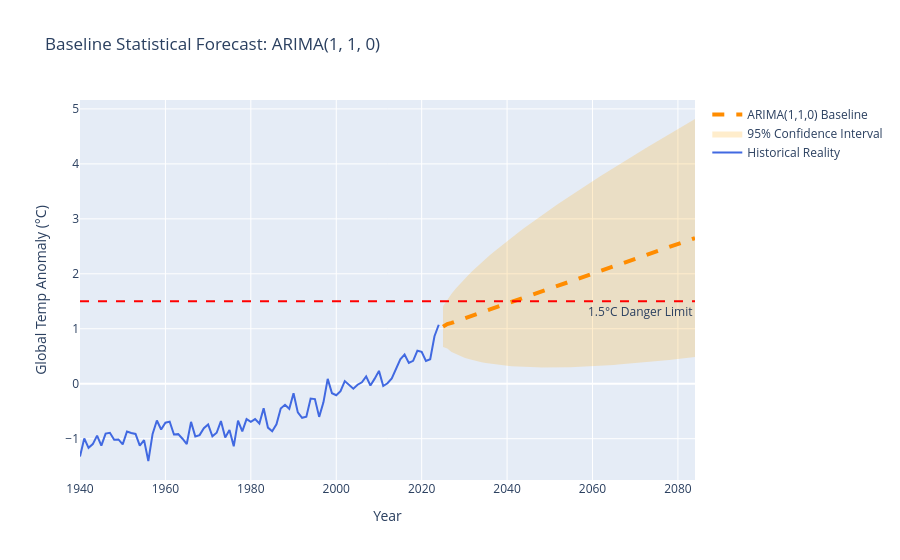
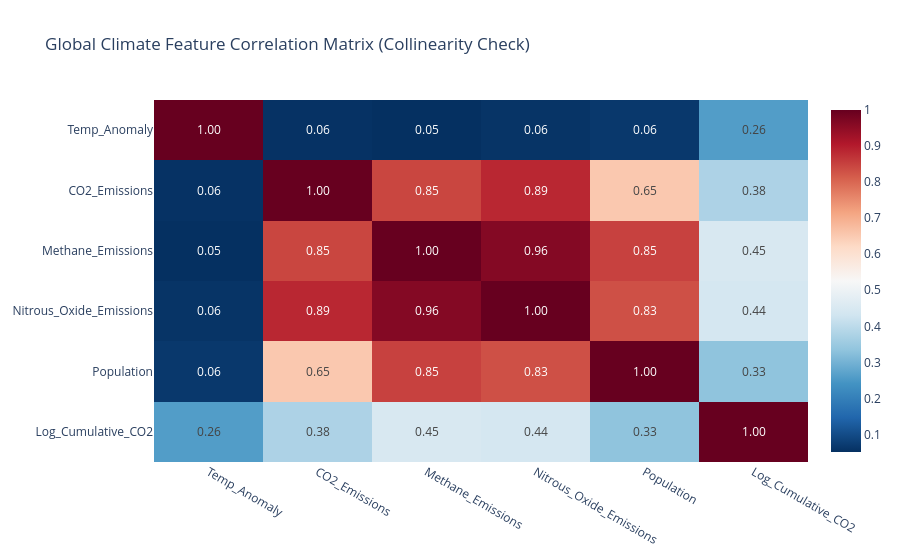
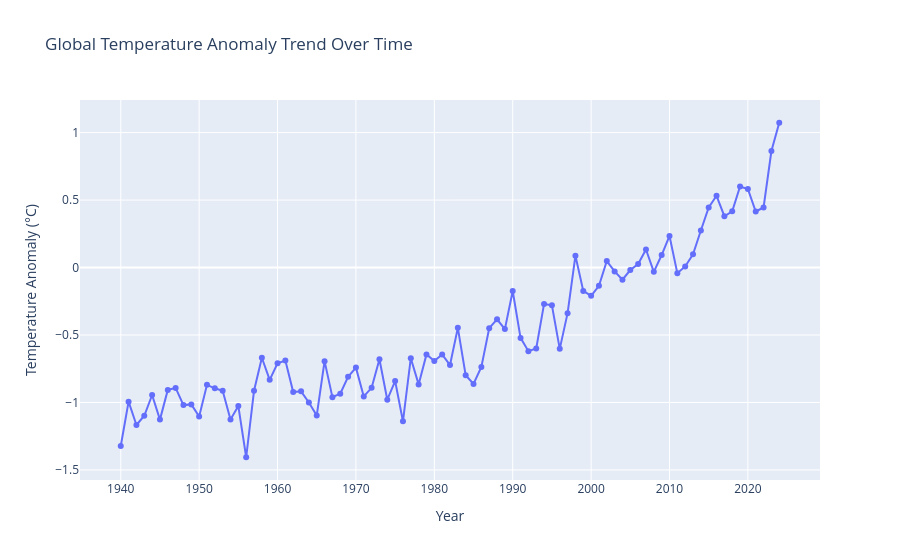
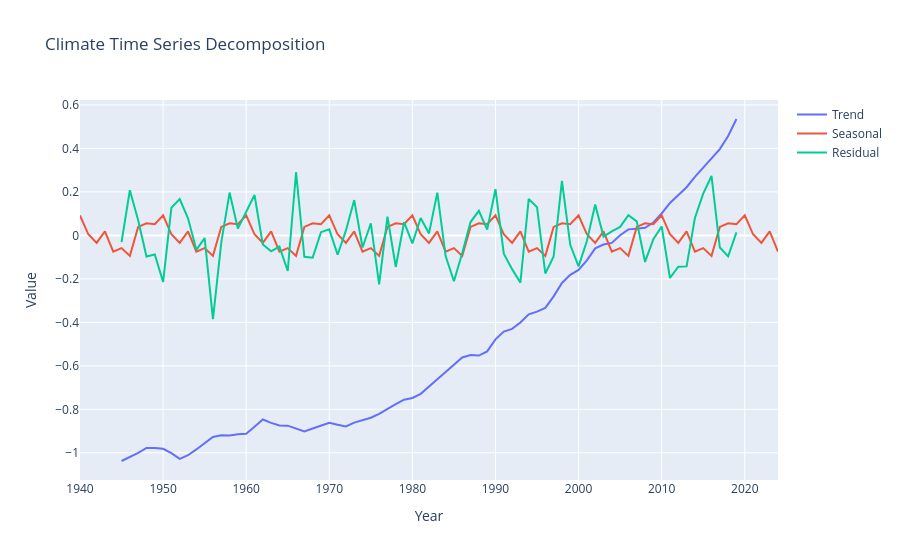

The cell these charts' notebook holds for them, in order:
### Code cell
#block5

warnings.filterwarnings('ignore')

print("📈 Generating ARIMA Statistical Baseline...")

# 1. Prepare the historical time-series data (Global average per year)
arima_df = df.groupby('Year')['Temp_Anomaly'].mean().reset_index()
arima_df = arima_df.sort_values('Year')
series = arima_df.set_index('Year')['Temp_Anomaly']

# 2. Fit the ARIMA(1, 1, 0) Model
print("⚡ Fitting ARIMA(1, 1, 0) Model...")
# 🚀 FIX: Add trend='t' to force the model to respect the upward drift!
model = ARIMA(series, order=(1, 1, 0), trend='t')
model_fit = model.fit()

# 3. Forecast into the future (e.g., next 60 years)
last_year = int(arima_df['Year'].max())
forecast_years = 60 
forecast = model_fit.get_forecast(steps=forecast_years)
forecast_mean = forecast.predicted_mean
conf_int = forecast.conf_int(alpha=0.05) # 95% CI

future_years = list(range(last_year + 1, last_year + forecast_years + 1))

# 4. Plot the result using Plotly (matching our app's UI)
fig_arima = go.Figure()

# Historical Data
fig_arima.add_trace(go.Scatter(
    x=arima_df['Year'], y=arima_df['Temp_Anomaly'],
    mode='lines', name='Historical Reality', line=dict(color='royalblue', width=2)
))

# Uncertainty Cone (Upper Bound - Invisible)
fig_arima.add_trace(go.Scatter(
    x=future_years, y=conf_int.iloc[:, 1],
    mode='lines', line=dict(width=0), showlegend=False, hoverinfo='skip'
))

# Uncertainty Cone (Lower Bound - Filled)
fig_arima.add_trace(go.Scatter(
    x=future_years, y=conf_int.iloc[:, 0],
    mode='lines', fill='tonexty', fillcolor='rgba(255, 165, 0, 0.2)',
    line=dict(width=0), name='95% Confidence Interval'
))

# ARIMA Forecast
fig_arima.add_trace(go.Scatter(
    x=future_years, y=forecast_mean,
    mode='lines', name='ARIMA(1,1,0) Baseline', line=dict(color='darkorange', width=4, dash='dash')
))

# Danger Limit
fig_arima.add_hline(
    y=1.5, line_dash="dash", line_color="red", 
    annotation_text="1.5°C Danger Limit", annotation_position="bottom right"
)

fig_arima.update_layout(
    title="Baseline Statistical Forecast: ARIMA(1, 1, 0)",
    xaxis_title="Year",
    yaxis_title="Global Temp Anomaly (°C)",
    hovermode="x unified"
)

fig_arima.show()
print("✅ Block 5 Complete: ARIMA Diagram generated.")

print("🔍 Generating Feature Correlation Heatmap...")

# Select our core scientific features
corr_features = [
    'Temp_Anomaly', 'CO2_Emissions', 'Methane_Emissions', 
    'Nitrous_Oxide_Emissions', 'Population', 'Log_Cumulative_CO2'
]

# Calculate the Pearson correlation matrix
corr_matrix = df[corr_features].corr()

# Plot the heatmap using Plotly
fig_corr = px.imshow(
    corr_matrix, 
    text_auto='.2f', # Show the exact correlation numbers on the squares
    aspect="auto", 
    color_continuous_scale='RdBu_r', # Red for positive correlation, Blue for negative
    title="Global Climate Feature Correlation Matrix (Collinearity Check)"
)

fig_corr.show()
print("✅ Correlation Heatmap generated.")


# ---------------------------------------------------------
# 1. LINE PLOT — GLOBAL TEMPERATURE TREND
# ---------------------------------------------------------

line_df = df.groupby('Year')['Temp_Anomaly'].mean().reset_index()

fig_line = px.line(
line_df,
x='Year',
y='Temp_Anomaly',
title='Global Temperature Anomaly Trend Over Time',
markers=True
)

fig_line.update_layout(
xaxis_title='Year',
yaxis_title='Temperature Anomaly (°C)',
hovermode='x unified'
)

fig_line.show()

print("✅ Line Plot generated.")


# =========================================================
# 2. TIME SERIES DECOMPOSITION PLOT
# =========================================================

from statsmodels.tsa.seasonal import seasonal_decompose

print("📉 Generating Time Series Decomposition Plot...")

# Prepare yearly global temperature anomaly series

decomp_df = df.groupby('Year')['Temp_Anomaly'].mean().reset_index()
decomp_df = decomp_df.sort_values('Year')

series = decomp_df.set_index('Year')['Temp_Anomaly']

# Perform decomposition

decomposition = seasonal_decompose(
series,
model='additive',
period=10 # approximate long-term climate cycle
)

# Create Plotly figure

fig_decomp = go.Figure()

# Trend

fig_decomp.add_trace(go.Scatter(
x=series.index,
y=decomposition.trend,
mode='lines',
name='Trend'
))

# Seasonal

fig_decomp.add_trace(go.Scatter(
x=series.index,
y=decomposition.seasonal,
mode='lines',
name='Seasonal'
))

# Residual

fig_decomp.add_trace(go.Scatter(
x=series.index,
y=decomposition.resid,
mode='lines',
name='Residual'
))

fig_decomp.update_layout(
title='Climate Time Series Decomposition',
xaxis_title='Year',
yaxis_title='Value',
hovermode='x unified'
)

fig_decomp.show()

print("✅ Decomposition Plot generated.")

### Figure 1 — Plotly figure (JSON) as saved in the notebook; plotly's stock layout.template omitted (floating-point values rounded to 4 significant figures)
{"data": [{"line": {"color": "royalblue", "width": 2}, "mode": "lines", "name": "Historical Reality", "type": "scatter", "x": [1940, 1941, 1942, 1943, 1944, 1945, 1946, 1947, 1948, 1949, 1950, 1951, 1952, 1953, 1954, 1955, 1956, 1957, 1958, 1959, 1960, 1961, 1962, 1963, 1964, 1965, 1966, 1967, 1968, 1969, 1970, 1971, 1972, 1973, 1974, 1975, 1976, 1977, 1978, 1979, 1980, 1981, 1982, 1983, 1984, 1985, 1986, 1987, 1988, 1989, 1990, 1991, 1992, 1993, 1994, 1995, 1996, 1997, 1998, 1999, 2000, 2001, 2002, 2003, 2004, 2005, 2006, 2007, 2008, 2009, 2010, 2011, 2012, 2013, 2014, 2015, 2016, 2017, 2018, 2019, 2020, 2021, 2022, 2023, 2024], "y": [-1.322, -0.9941, -1.167, -1.098, -0.9445, -1.127, -0.907, -0.8918, -1.02, -1.014, -1.104, -0.8693, -0.8951, -0.9138, -1.125, -1.026, -1.406, -0.9133, -0.6682, -0.8323, -0.7096, -0.6891, -0.9229, -0.9173, -1.001, -1.097, -0.6936, -0.9609, -0.9351, -0.8093, -0.7417, -0.955, -0.8917, -0.6799, -0.9797, -0.8412, -1.14, -0.6716, -0.8661, -0.6435, -0.6925, -0.6438, -0.7227, -0.4469, -0.7981, -0.8629, -0.737, -0.4496, -0.3839, -0.4561, -0.1737, -0.5213, -0.6195, -0.5998, -0.2695, -0.2796, -0.6027, -0.3382, 0.08785, -0.1733, -0.2097, -0.135, 0.04804, -0.02873, -0.09032, -0.0185, 0.02624, 0.1339, -0.03176, 0.09278, 0.234, -0.04171, 0.008136, 0.09758, 0.2748, 0.4457, 0.5315, 0.3802, 0.4164, 0.6004, 0.5821, 0.4152, 0.4449, 0.8636, 1.073]}, {"hoverinfo": "skip", "line": {"width": 0}, "mode": "lines", "showlegend": false, "type": "scatter", "x": [2025, 2026, 2027, 2028, 2029, 2030, 2031, 2032, 2033, 2034, 2035, 2036, 2037, 2038, 2039, 2040, 2041, 2042, 2043, 2044, 2045, 2046, 2047, 2048, 2049, 2050, 2051, 2052, 2053, 2054, 2055, 2056, 2057, 2058, 2059, 2060, 2061, 2062, 2063, 2064, 2065, 2066, 2067, 2068, 2069, 2070, 2071, 2072, 2073, 2074, 2075, 2076, 2077, 2078, 2079, 2080, 2081, 2082, 2083, 2084], "y": [1.41, 1.532, 1.638, 1.734, 1.822, 1.906, 1.985, 2.061, 2.134, 2.205, 2.273, 2.34, 2.406, 2.47, 2.533, 2.594, 2.655, 2.715, 2.774, 2.832, 2.889, 2.946, 3.002, 3.057, 3.112, 3.166, 3.22, 3.273, 3.326, 3.378, 3.43, 3.482, 3.533, 3.584, 3.635, 3.685, 3.735, 3.784, 3.834, 3.883, 3.931, 3.98, 4.028, 4.076, 4.124, 4.171, 4.219, 4.266, 4.313, 4.359, 4.406, 4.452, 4.498, 4.544, 4.59, 4.636, 4.681, 4.727, 4.772, 4.817]}, {"fill": "tonexty", "fillcolor": "rgba(255, 165, 0, 0.2)", "line": {"width": 0}, "mode": "lines", "name": "95% Confidence Interval", "type": "scatter", "x": [2025, 2026, 2027, 2028, 2029, 2030, 2031, 2032, 2033, 2034, 2035, 2036, 2037, 2038, 2039, 2040, 2041, 2042, 2043, 2044, 2045, 2046, 2047, 2048, 2049, 2050, 2051, 2052, 2053, 2054, 2055, 2056, 2057, 2058, 2059, 2060, 2061, 2062, 2063, 2064, 2065, 2066, 2067, 2068, 2069, 2070, 2071, 2072, 2073, 2074, 2075, 2076, 2077, 2078, 2079, 2080, 2081, 2082, 2083, 2084], "y": [0.6677, 0.6406, 0.5756, 0.5381, 0.5024, 0.4737, 0.4485, 0.4268, 0.4078, 0.3912, 0.3765, 0.3637, 0.3524, 0.3424, 0.3337, 0.3262, 0.3196, 0.314, 0.3093, 0.3054, 0.3022, 0.2997, 0.2978, 0.2966, 0.2959, 0.2958, 0.2961, 0.297, 0.2983, 0.3, 0.3022, 0.3047, 0.3076, 0.3109, 0.3145, 0.3184, 0.3226, 0.3272, 0.332, 0.3371, 0.3425, 0.3482, 0.3541, 0.3602, 0.3666, 0.3731, 0.38, 0.387, 0.3942, 0.4016, 0.4092, 0.4171, 0.425, 0.4332, 0.4415, 0.4501, 0.4587, 0.4675, 0.4765, 0.4857]}, {"line": {"color": "darkorange", "dash": "dash", "width": 4}, "mode": "lines", "name": "ARIMA(1,1,0) Baseline", "type": "scatter", "x": [2025, 2026, 2027, 2028, 2029, 2030, 2031, 2032, 2033, 2034, 2035, 2036, 2037, 2038, 2039, 2040, 2041, 2042, 2043, 2044, 2045, 2046, 2047, 2048, 2049, 2050, 2051, 2052, 2053, 2054, 2055, 2056, 2057, 2058, 2059, 2060, 2061, 2062, 2063, 2064, 2065, 2066, 2067, 2068, 2069, 2070, 2071, 2072, 2073, 2074, 2075, 2076, 2077, 2078, 2079, 2080, 2081, 2082, 2083, 2084], "y": [1.039, 1.086, 1.107, 1.136, 1.162, 1.19, 1.217, 1.244, 1.271, 1.298, 1.325, 1.352, 1.379, 1.406, 1.433, 1.46, 1.487, 1.514, 1.541, 1.569, 1.596, 1.623, 1.65, 1.677, 1.704, 1.731, 1.758, 1.785, 1.812, 1.839, 1.866, 1.893, 1.92, 1.947, 1.975, 2.002, 2.029, 2.056, 2.083, 2.11, 2.137, 2.164, 2.191, 2.218, 2.245, 2.272, 2.299, 2.326, 2.353, 2.381, 2.408, 2.435, 2.462, 2.489, 2.516, 2.543, 2.57, 2.597, 2.624, 2.651]}], "layout": {"annotations": [{"showarrow": false, "text": "1.5°C Danger Limit", "x": 1, "xanchor": "right", "xref": "x domain", "y": 1.5, "yanchor": "top", "yref": "y"}], "hovermode": "x unified", "shapes": [{"line": {"color": "red", "dash": "dash"}, "type": "line", "x0": 0, "x1": 1, "xref": "x domain", "y0": 1.5, "y1": 1.5, "yref": "y"}], "title": {"text": "Baseline Statistical Forecast: ARIMA(1, 1, 0)"}, "xaxis": {"title": {"text": "Year"}}, "yaxis": {"title": {"text": "Global Temp Anomaly (°C)"}}}}

### Figure 2 — Plotly figure (JSON) as saved in the notebook; plotly's stock layout.template omitted (floating-point values rounded to 4 significant figures)
{"data": [{"coloraxis": "coloraxis", "hovertemplate": "x: %{x}<br>y: %{y}<br>color: %{z}<extra></extra>", "name": "0", "texttemplate": "%{z:.2f}", "type": "heatmap", "x": ["Temp_Anomaly", "CO2_Emissions", "Methane_Emissions", "Nitrous_Oxide_Emissions", "Population", "Log_Cumulative_CO2"], "xaxis": "x", "y": ["Temp_Anomaly", "CO2_Emissions", "Methane_Emissions", "Nitrous_Oxide_Emissions", "Population", "Log_Cumulative_CO2"], "yaxis": "y", "z": [[1.0, 0.05515, 0.05131, 0.05787, 0.0648, 0.2592], [0.05515, 1.0, 0.8452, 0.8859, 0.6531, 0.3759], [0.05131, 0.8452, 1.0, 0.9639, 0.8507, 0.4488], [0.05787, 0.8859, 0.9639, 1.0, 0.8309, 0.4411], [0.0648, 0.6531, 0.8507, 0.8309, 1.0, 0.3341], [0.2592, 0.3759, 0.4488, 0.4411, 0.3341, 1.0]]}], "layout": {"coloraxis": {"colorscale": [[0, "rgb(5,48,97)"], [0.1, "rgb(33,102,172)"], [0.2, "rgb(67,147,195)"], [0.3, "rgb(146,197,222)"], [0.4, "rgb(209,229,240)"], [0.5, "rgb(247,247,247)"], [0.6, "rgb(253,219,199)"], [0.7, "rgb(244,165,130)"], [0.8, "rgb(214,96,77)"], [0.9, "rgb(178,24,43)"], [1, "rgb(103,0,31)"]]}, "title": {"text": "Global Climate Feature Correlation Matrix (Collinearity Check)"}, "xaxis": {"anchor": "y", "domain": [0, 1]}, "yaxis": {"anchor": "x", "autorange": "reversed", "domain": [0, 1]}}}

### Figure 3 — Plotly figure (JSON) as saved in the notebook; plotly's stock layout.template omitted (floating-point values rounded to 4 significant figures)
{"data": [{"hovertemplate": "Year=%{x}<br>Temp_Anomaly=%{y}<extra></extra>", "legendgroup": "", "line": {"color": "#636efa", "dash": "solid"}, "marker": {"symbol": "circle"}, "mode": "lines+markers", "name": "", "orientation": "v", "showlegend": false, "type": "scatter", "x": [1940, 1941, 1942, 1943, 1944, 1945, 1946, 1947, 1948, 1949, 1950, 1951, 1952, 1953, 1954, 1955, 1956, 1957, 1958, 1959, 1960, 1961, 1962, 1963, 1964, 1965, 1966, 1967, 1968, 1969, 1970, 1971, 1972, 1973, 1974, 1975, 1976, 1977, 1978, 1979, 1980, 1981, 1982, 1983, 1984, 1985, 1986, 1987, 1988, 1989, 1990, 1991, 1992, 1993, 1994, 1995, 1996, 1997, 1998, 1999, 2000, 2001, 2002, 2003, 2004, 2005, 2006, 2007, 2008, 2009, 2010, 2011, 2012, 2013, 2014, 2015, 2016, 2017, 2018, 2019, 2020, 2021, 2022, 2023, 2024], "xaxis": "x", "y": [-1.322, -0.9941, -1.167, -1.098, -0.9445, -1.127, -0.907, -0.8918, -1.02, -1.014, -1.104, -0.8693, -0.8951, -0.9138, -1.125, -1.026, -1.406, -0.9133, -0.6682, -0.8323, -0.7096, -0.6891, -0.9229, -0.9173, -1.001, -1.097, -0.6936, -0.9609, -0.9351, -0.8093, -0.7417, -0.955, -0.8917, -0.6799, -0.9797, -0.8412, -1.14, -0.6716, -0.8661, -0.6435, -0.6925, -0.6438, -0.7227, -0.4469, -0.7981, -0.8629, -0.737, -0.4496, -0.3839, -0.4561, -0.1737, -0.5213, -0.6195, -0.5998, -0.2695, -0.2796, -0.6027, -0.3382, 0.08785, -0.1733, -0.2097, -0.135, 0.04804, -0.02873, -0.09032, -0.0185, 0.02624, 0.1339, -0.03176, 0.09278, 0.234, -0.04171, 0.008136, 0.09758, 0.2748, 0.4457, 0.5315, 0.3802, 0.4164, 0.6004, 0.5821, 0.4152, 0.4449, 0.8636, 1.073], "yaxis": "y"}], "layout": {"hovermode": "x unified", "legend": {"tracegroupgap": 0}, "title": {"text": "Global Temperature Anomaly Trend Over Time"}, "xaxis": {"anchor": "y", "domain": [0, 1], "title": {"text": "Year"}}, "yaxis": {"anchor": "x", "domain": [0, 1], "title": {"text": "Temperature Anomaly (°C)"}}}}

### Figure 4 — Plotly figure (JSON) as saved in the notebook; plotly's stock layout.template omitted (floating-point values rounded to 4 significant figures)
{"data": [{"mode": "lines", "name": "Trend", "type": "scatter", "x": [1940, 1941, 1942, 1943, 1944, 1945, 1946, 1947, 1948, 1949, 1950, 1951, 1952, 1953, 1954, 1955, 1956, 1957, 1958, 1959, 1960, 1961, 1962, 1963, 1964, 1965, 1966, 1967, 1968, 1969, 1970, 1971, 1972, 1973, 1974, 1975, 1976, 1977, 1978, 1979, 1980, 1981, 1982, 1983, 1984, 1985, 1986, 1987, 1988, 1989, 1990, 1991, 1992, 1993, 1994, 1995, 1996, 1997, 1998, 1999, 2000, 2001, 2002, 2003, 2004, 2005, 2006, 2007, 2008, 2009, 2010, 2011, 2012, 2013, 2014, 2015, 2016, 2017, 2018, 2019, 2020, 2021, 2022, 2023, 2024], "y": [NaN, NaN, NaN, NaN, NaN, -1.038, -1.021, -1.001, -0.9779, -0.9777, -0.9817, -1.002, -1.028, -1.011, -0.9845, -0.9557, -0.9269, -0.9193, -0.9209, -0.9148, -0.9121, -0.88, -0.8468, -0.8625, -0.8747, -0.8752, -0.8901, -0.9018, -0.8884, -0.8755, -0.8616, -0.8711, -0.879, -0.861, -0.8493, -0.8385, -0.8205, -0.7965, -0.7764, -0.7557, -0.7477, -0.7287, -0.6974, -0.6622, -0.6287, -0.5934, -0.5613, -0.55, -0.5525, -0.5338, -0.4782, -0.4423, -0.43, -0.4008, -0.3631, -0.3508, -0.3333, -0.2806, -0.2187, -0.1811, -0.1591, -0.1146, -0.05956, -0.04193, -0.03461, 0.0008834, 0.02774, 0.03041, 0.03473, 0.0593, 0.1008, 0.1492, 0.1868, 0.2215, 0.2693, 0.3121, 0.3524, 0.397, 0.4572, 0.5354, NaN, NaN, NaN, NaN, NaN]}, {"mode": "lines", "name": "Seasonal", "type": "scatter", "x": [1940, 1941, 1942, 1943, 1944, 1945, 1946, 1947, 1948, 1949, 1950, 1951, 1952, 1953, 1954, 1955, 1956, 1957, 1958, 1959, 1960, 1961, 1962, 1963, 1964, 1965, 1966, 1967, 1968, 1969, 1970, 1971, 1972, 1973, 1974, 1975, 1976, 1977, 1978, 1979, 1980, 1981, 1982, 1983, 1984, 1985, 1986, 1987, 1988, 1989, 1990, 1991, 1992, 1993, 1994, 1995, 1996, 1997, 1998, 1999, 2000, 2001, 2002, 2003, 2004, 2005, 2006, 2007, 2008, 2009, 2010, 2011, 2012, 2013, 2014, 2015, 2016, 2017, 2018, 2019, 2020, 2021, 2022, 2023, 2024], "y": [0.09197, 0.005054, -0.03438, 0.0187, -0.07451, -0.05838, -0.09423, 0.03898, 0.05553, 0.05126, 0.09197, 0.005054, -0.03438, 0.0187, -0.07451, -0.05838, -0.09423, 0.03898, 0.05553, 0.05126, 0.09197, 0.005054, -0.03438, 0.0187, -0.07451, -0.05838, -0.09423, 0.03898, 0.05553, 0.05126, 0.09197, 0.005054, -0.03438, 0.0187, -0.07451, -0.05838, -0.09423, 0.03898, 0.05553, 0.05126, 0.09197, 0.005054, -0.03438, 0.0187, -0.07451, -0.05838, -0.09423, 0.03898, 0.05553, 0.05126, 0.09197, 0.005054, -0.03438, 0.0187, -0.07451, -0.05838, -0.09423, 0.03898, 0.05553, 0.05126, 0.09197, 0.005054, -0.03438, 0.0187, -0.07451, -0.05838, -0.09423, 0.03898, 0.05553, 0.05126, 0.09197, 0.005054, -0.03438, 0.0187, -0.07451, -0.05838, -0.09423, 0.03898, 0.05553, 0.05126, 0.09197, 0.005054, -0.03438, 0.0187, -0.07451]}, {"mode": "lines", "name": "Residual", "type": "scatter", "x": [1940, 1941, 1942, 1943, 1944, 1945, 1946, 1947, 1948, 1949, 1950, 1951, 1952, 1953, 1954, 1955, 1956, 1957, 1958, 1959, 1960, 1961, 1962, 1963, 1964, 1965, 1966, 1967, 1968, 1969, 1970, 1971, 1972, 1973, 1974, 1975, 1976, 1977, 1978, 1979, 1980, 1981, 1982, 1983, 1984, 1985, 1986, 1987, 1988, 1989, 1990, 1991, 1992, 1993, 1994, 1995, 1996, 1997, 1998, 1999, 2000, 2001, 2002, 2003, 2004, 2005, 2006, 2007, 2008, 2009, 2010, 2011, 2012, 2013, 2014, 2015, 2016, 2017, 2018, 2019, 2020, 2021, 2022, 2023, 2024], "y": [NaN, NaN, NaN, NaN, NaN, -0.03097, 0.2078, 0.06989, -0.0972, -0.08771, -0.2146, 0.1273, 0.167, 0.07871, -0.06643, -0.01237, -0.3847, -0.03299, 0.1971, 0.03124, 0.1106, 0.1858, -0.04173, -0.07345, -0.05133, -0.1636, 0.2906, -0.09811, -0.1023, 0.01485, 0.02798, -0.08889, 0.02162, 0.1624, -0.05586, 0.05576, -0.2249, 0.08591, -0.1452, 0.06089, -0.0368, 0.07975, 0.009083, 0.1966, -0.09484, -0.2111, -0.0814, 0.06145, 0.1131, 0.0264, 0.2125, -0.08404, -0.1552, -0.2177, 0.1682, 0.1295, -0.1752, -0.09664, 0.251, -0.04345, -0.1425, -0.02548, 0.142, -0.005494, 0.0188, 0.03899, 0.09273, 0.06454, -0.122, -0.01778, 0.04131, -0.196, -0.1443, -0.1427, 0.07995, 0.192, 0.2734, -0.05582, -0.0963, 0.0138, NaN, NaN, NaN, NaN, NaN]}], "layout": {"hovermode": "x unified", "title": {"text": "Climate Time Series Decomposition"}, "xaxis": {"title": {"text": "Year"}}, "yaxis": {"title": {"text": "Value"}}}}
